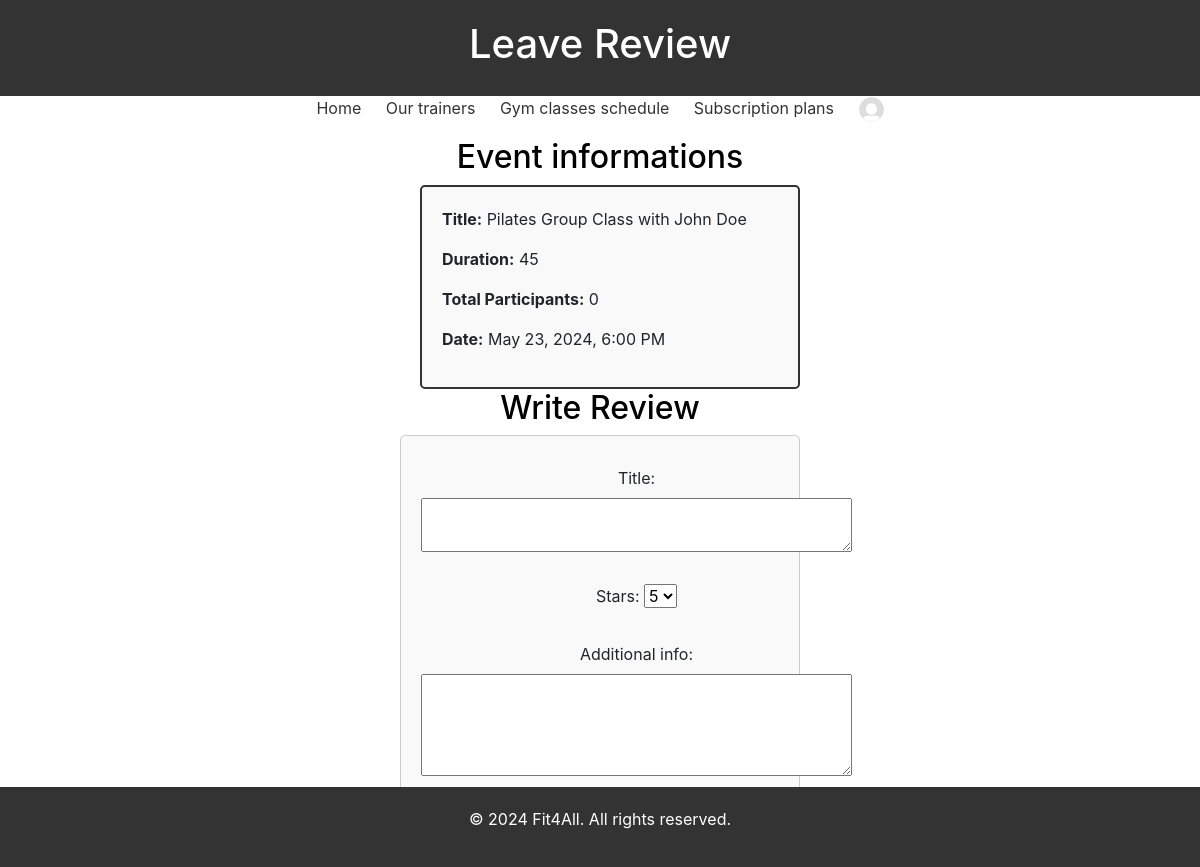
Before: /leave-review/?event_type=group_training&event_id=9 (signed in) with the older database file.
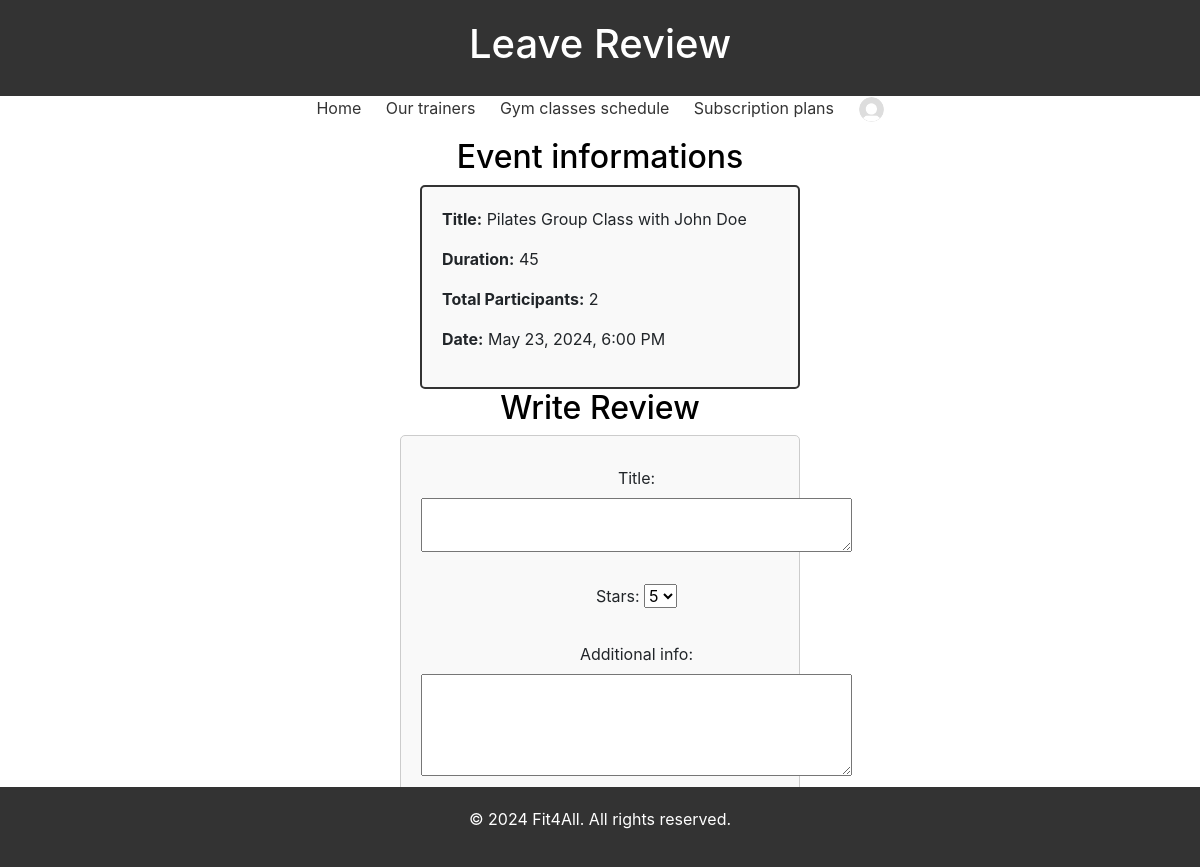
After: the same page with the newer database file.
### gestione_palestra/models.py (models this page shows, shortened)
class GroupTraining(models.Model):
    trainer = models.ForeignKey('TrainerProfile', on_delete=models.CASCADE)
    DAY_CHOICES = [
        ('Monday', 'Monday'),
        ('Tuesday', 'Tuesday'),
        ('Wednesday', 'Wednesday'),
        ('Thursday', 'Thursday'),
        ('Friday', 'Friday'),
        ('Saturday', 'Saturday'),
        ('Sunday', 'Sunday'),
    ]
    day = models.CharField(max_length=10, choices=DAY_CHOICES)
    START_HOUR_CHOICES = [
        (9, '9:00'),
        (10, '10:00'),
        (11, '11:00'),
        (12, '12:00'),
        (13, '13:00'),
        (14, '14:00'),
        (15, '15:00'),
        (16, '16:00'),
        (17, '17:00'),
        (18, '18:00'),
    ]
    start_hour = models.PositiveSmallIntegerField(choices=START_HOUR_CHOICES)
    duration = models.PositiveIntegerField()  # Durata in minuti
    max_participants = models.PositiveIntegerField()
    total_partecipants = models.PositiveIntegerField(default=0)
    title = models.TextField()
    image = models.ImageField(upload_to='group-classes/', null=True, blank=True)

class TrainerProfile(models.Model):
    user = models.OneToOneField('gestione_palestra.User', on_delete=models.CASCADE)
    gender_choices = [
        ('M', 'Male'),
        ('F', 'Female'),
    ]
    gender = models.CharField(max_length=1, choices=gender_choices, null=False, blank=True)
    first_name = models.CharField(max_length=100, null=False, blank=True)
    last_name = models.CharField(max_length=100, null=False, blank=True)
    date_of_birth = models.DateField(null=False, blank=True)
    certifications = models.FileField(upload_to='pt_CVs/', blank=True)
    profile_picture = models.ImageField(upload_to='profile_pictures/', null=True, blank=True)
    fitness_goals = models.ManyToManyField(FitnessGoal, blank=True)  # Cambio qui
    pt_photo = models.ImageField(upload_to='pt_images/', null=True, blank=True)

### gestione_palestra/views.py (the view, shortened to what this page needs)
# urls.py: path('leave-review/', views.LeaveReview.as_view(), name='leave-review'),
class LeaveReview(View):
    def get(self, request):
        context = get_LeaveReview_context(request)
        return render(request=request, template_name="leave-review.html", context=context)

### gestione_palestra/views.py (called while the page is built)
def get_event_date(event):
    week_day = context_processors.day_mapping[event.day]
    date = today.date() - timedelta(days=today.weekday()) + timedelta(days=week_day)
    date = datetime.combine(date, datetime.min.time())
    date = date.replace(hour=event.start_hour)
    return date

### templates/leave-review.html (shortened to what this page needs)
{% extends "base.html" %}
{% load custom_filters %}
{% block header %} Leave Review {% endblock %}
{% block content %}
<div style="margin:auto;">
    <h2> Event informations </h2>
    {% if event.max_participants %}
    <div class="trainer-card">
        <div class="trainer-details">
            <p><strong>Title:</strong> {{event.title}}  Group Class with {{ event.trainer.first_name}} {{ event.trainer.last_name}}</p>
            <p><strong>Duration:</strong> {{ event.duration }}</p>
            <p><strong>Total Participants:</strong> {{ event.total_partecipants }}</p>
            <p><strong>Date:</strong> {{ event.date|date:"F j, Y" }}, {{ event.date|time:"g:i A" }}</p>
            </div>
    </div>
    {% endif %}
    <h2> Write Review </h2>
    <form method="post" style="margin:auto; width:400px">
        <p>
            <label for="id_title">Title:</label>
            <textarea name="title" cols="40" rows="2" id="id_title" required></textarea>
        </p>
        <p>
            <label for="id_stars">Stars:</label>
            <select name="stars" id="id_stars" required >
                <option value="5" selected>5</option>
        </select>
        </p>
        <p>
            <label for="id_additional_info">Additional info:</label>
            <textarea name="additional_info" cols="40" rows="4" id="id_additional_info"></textarea>
        </p>
        <button type="submit"> Leave Review! </button>
    </form>
</div>
{% endblock content %}

Changed rows visible on the page:
changed GroupTraining "Pilates": total_partecipants "0" → "2"
